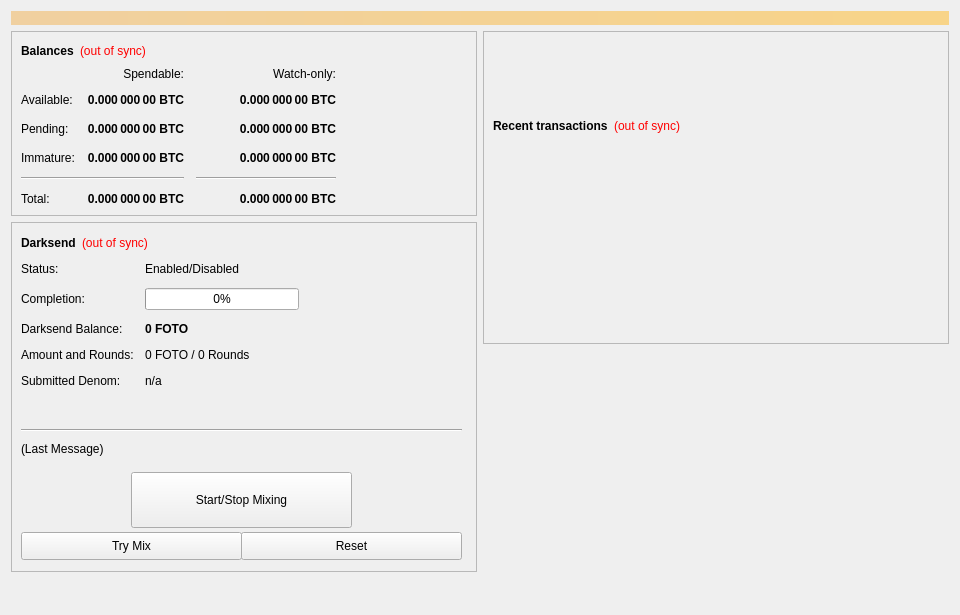
<?xml version="1.0" encoding="UTF-8"?>
<ui version="4.0">
 <class>OverviewPage</class>
 <widget class="QWidget" name="OverviewPage">
  <property name="geometry">
   <rect>
    <x>0</x>
    <y>0</y>
    <width>960</width>
    <height>615</height>
   </rect>
  </property>
  <property name="minimumSize">
   <size>
    <width>960</width>
    <height>0</height>
   </size>
  </property>
  <property name="windowTitle">
   <string>Form</string>
  </property>
  <layout class="QVBoxLayout" name="topLayout">
   <item>
    <widget class="QLabel" name="labelAlerts">
     <property name="visible">
      <bool>false</bool>
     </property>
     <property name="styleSheet">
      <string notr="true">background-color: qlineargradient(x1: 0, y1: 0, x2: 1, y2: 0, stop:0 #F0D0A0, stop:1 #F8D488); color:#000000;</string>
     </property>
     <property name="wordWrap">
      <bool>true</bool>
     </property>
     <property name="margin">
      <number>3</number>
     </property>
    </widget>
   </item>
   <item>
    <layout class="QHBoxLayout" name="horizontalLayout" stretch="1,1">
     <item>
      <layout class="QVBoxLayout" name="verticalLayout_2">
       <item>
        <widget class="QFrame" name="frame">
         <property name="frameShape">
          <enum>QFrame::StyledPanel</enum>
         </property>
         <property name="frameShadow">
          <enum>QFrame::Raised</enum>
         </property>
         <layout class="QVBoxLayout" name="verticalLayout_4">
          <item>
           <layout class="QHBoxLayout" name="horizontalLayout_4">
            <item>
             <widget class="QLabel" name="label_5">
              <property name="font">
               <font>
                <weight>75</weight>
                <bold>true</bold>
               </font>
              </property>
              <property name="text">
               <string>Balances</string>
              </property>
             </widget>
            </item>
            <item>
             <widget class="QLabel" name="labelWalletStatus">
              <property name="cursor">
               <cursorShape>WhatsThisCursor</cursorShape>
              </property>
              <property name="toolTip">
               <string>The displayed information may be out of date. Your wallet automatically synchronizes with the FotoCoin network after a connection is established, but this process has not completed yet.</string>
              </property>
              <property name="styleSheet">
               <string notr="true">QLabel { color: red; }</string>
              </property>
              <property name="text">
               <string notr="true">(out of sync)</string>
              </property>
              <property name="alignment">
               <set>Qt::AlignLeading|Qt::AlignLeft|Qt::AlignVCenter</set>
              </property>
             </widget>
            </item>
            <item>
             <spacer name="horizontalSpacer_3">
              <property name="orientation">
               <enum>Qt::Horizontal</enum>
              </property>
              <property name="sizeHint" stdset="0">
               <size>
                <width>40</width>
                <height>20</height>
               </size>
              </property>
             </spacer>
            </item>
           </layout>
          </item>
          <item>
           <layout class="QGridLayout" name="gridLayout">
            <property name="spacing">
             <number>12</number>
            </property>
            <item row="2" column="2">
             <widget class="QLabel" name="labelWatchPending">
              <property name="font">
               <font>
                <weight>75</weight>
                <bold>true</bold>
               </font>
              </property>
              <property name="cursor">
               <cursorShape>IBeamCursor</cursorShape>
              </property>
              <property name="toolTip">
               <string>Unconfirmed transactions to watch-only addresses</string>
              </property>
              <property name="text">
               <string notr="true">0.000 000 00 BTC</string>
              </property>
              <property name="alignment">
               <set>Qt::AlignRight|Qt::AlignTrailing|Qt::AlignVCenter</set>
              </property>
              <property name="textInteractionFlags">
               <set>Qt::LinksAccessibleByMouse|Qt::TextSelectableByKeyboard|Qt::TextSelectableByMouse</set>
              </property>
             </widget>
            </item>
            <item row="2" column="1">
             <widget class="QLabel" name="labelUnconfirmed">
              <property name="font">
               <font>
                <weight>75</weight>
                <bold>true</bold>
               </font>
              </property>
              <property name="cursor">
               <cursorShape>IBeamCursor</cursorShape>
              </property>
              <property name="toolTip">
               <string>Total of transactions that have yet to be confirmed, and do not yet count toward the spendable balance</string>
              </property>
              <property name="text">
               <string notr="true">0.000 000 00 BTC</string>
              </property>
              <property name="alignment">
               <set>Qt::AlignRight|Qt::AlignTrailing|Qt::AlignVCenter</set>
              </property>
              <property name="textInteractionFlags">
               <set>Qt::LinksAccessibleByMouse|Qt::TextSelectableByKeyboard|Qt::TextSelectableByMouse</set>
              </property>
             </widget>
            </item>
            <item row="3" column="2">
             <widget class="QLabel" name="labelWatchImmature">
              <property name="font">
               <font>
                <weight>75</weight>
                <bold>true</bold>
               </font>
              </property>
              <property name="cursor">
               <cursorShape>IBeamCursor</cursorShape>
              </property>
              <property name="toolTip">
               <string>Staked or masternode rewards in watch-only addresses that has not yet matured</string>
              </property>
              <property name="text">
               <string notr="true">0.000 000 00 BTC</string>
              </property>
              <property name="alignment">
               <set>Qt::AlignRight|Qt::AlignTrailing|Qt::AlignVCenter</set>
              </property>
              <property name="textInteractionFlags">
               <set>Qt::LinksAccessibleByMouse|Qt::TextSelectableByKeyboard|Qt::TextSelectableByMouse</set>
              </property>
             </widget>
            </item>
            <item row="4" column="0" colspan="2">
             <widget class="Line" name="lineSpendableBalance">
              <property name="orientation">
               <enum>Qt::Horizontal</enum>
              </property>
             </widget>
            </item>
            <item row="4" column="2">
             <widget class="Line" name="lineWatchBalance">
              <property name="sizePolicy">
               <sizepolicy hsizetype="Preferred" vsizetype="Fixed">
                <horstretch>0</horstretch>
                <verstretch>0</verstretch>
               </sizepolicy>
              </property>
              <property name="minimumSize">
               <size>
                <width>140</width>
                <height>0</height>
               </size>
              </property>
              <property name="orientation">
               <enum>Qt::Horizontal</enum>
              </property>
             </widget>
            </item>
            <item row="5" column="0">
             <widget class="QLabel" name="labelTotalText">
              <property name="text">
               <string>Total:</string>
              </property>
             </widget>
            </item>
            <item row="3" column="1">
             <widget class="QLabel" name="labelImmature">
              <property name="font">
               <font>
                <weight>75</weight>
                <bold>true</bold>
               </font>
              </property>
              <property name="cursor">
               <cursorShape>IBeamCursor</cursorShape>
              </property>
              <property name="toolTip">
               <string>Staked or masternode rewards that has not yet matured</string>
              </property>
              <property name="text">
               <string notr="true">0.000 000 00 BTC</string>
              </property>
              <property name="alignment">
               <set>Qt::AlignRight|Qt::AlignTrailing|Qt::AlignVCenter</set>
              </property>
              <property name="textInteractionFlags">
               <set>Qt::LinksAccessibleByMouse|Qt::TextSelectableByKeyboard|Qt::TextSelectableByMouse</set>
              </property>
             </widget>
            </item>
            <item row="2" column="3">
             <spacer name="horizontalSpacer_2">
              <property name="orientation">
               <enum>Qt::Horizontal</enum>
              </property>
              <property name="sizeHint" stdset="0">
               <size>
                <width>40</width>
                <height>20</height>
               </size>
              </property>
             </spacer>
            </item>
            <item row="3" column="0">
             <widget class="QLabel" name="labelImmatureText">
              <property name="text">
               <string>Immature:</string>
              </property>
             </widget>
            </item>
            <item row="5" column="1">
             <widget class="QLabel" name="labelTotal">
              <property name="font">
               <font>
                <weight>75</weight>
                <bold>true</bold>
               </font>
              </property>
              <property name="cursor">
               <cursorShape>IBeamCursor</cursorShape>
              </property>
              <property name="toolTip">
               <string>Your current total balance</string>
              </property>
              <property name="text">
               <string notr="true">0.000 000 00 BTC</string>
              </property>
              <property name="alignment">
               <set>Qt::AlignRight|Qt::AlignTrailing|Qt::AlignVCenter</set>
              </property>
              <property name="textInteractionFlags">
               <set>Qt::LinksAccessibleByMouse|Qt::TextSelectableByKeyboard|Qt::TextSelectableByMouse</set>
              </property>
             </widget>
            </item>
            <item row="5" column="2">
             <widget class="QLabel" name="labelWatchTotal">
              <property name="font">
               <font>
                <weight>75</weight>
                <bold>true</bold>
               </font>
              </property>
              <property name="cursor">
               <cursorShape>IBeamCursor</cursorShape>
              </property>
              <property name="toolTip">
               <string>Current total balance in watch-only addresses</string>
              </property>
              <property name="text">
               <string notr="true">0.000 000 00 BTC</string>
              </property>
              <property name="alignment">
               <set>Qt::AlignRight|Qt::AlignTrailing|Qt::AlignVCenter</set>
              </property>
              <property name="textInteractionFlags">
               <set>Qt::LinksAccessibleByMouse|Qt::TextSelectableByKeyboard|Qt::TextSelectableByMouse</set>
              </property>
             </widget>
            </item>
            <item row="0" column="2">
             <widget class="QLabel" name="labelWatchonly">
              <property name="text">
               <string>Watch-only:</string>
              </property>
              <property name="alignment">
               <set>Qt::AlignRight|Qt::AlignTrailing|Qt::AlignVCenter</set>
              </property>
             </widget>
            </item>
            <item row="1" column="0">
             <widget class="QLabel" name="labelBalanceText">
              <property name="text">
               <string>Available:</string>
              </property>
             </widget>
            </item>
            <item row="1" column="1">
             <widget class="QLabel" name="labelBalance">
              <property name="font">
               <font>
                <weight>75</weight>
                <bold>true</bold>
               </font>
              </property>
              <property name="cursor">
               <cursorShape>IBeamCursor</cursorShape>
              </property>
              <property name="toolTip">
               <string>Your current spendable balance</string>
              </property>
              <property name="text">
               <string notr="true">0.000 000 00 BTC</string>
              </property>
              <property name="alignment">
               <set>Qt::AlignRight|Qt::AlignTrailing|Qt::AlignVCenter</set>
              </property>
              <property name="textInteractionFlags">
               <set>Qt::LinksAccessibleByMouse|Qt::TextSelectableByKeyboard|Qt::TextSelectableByMouse</set>
              </property>
             </widget>
            </item>
            <item row="1" column="2">
             <widget class="QLabel" name="labelWatchAvailable">
              <property name="font">
               <font>
                <weight>75</weight>
                <bold>true</bold>
               </font>
              </property>
              <property name="cursor">
               <cursorShape>IBeamCursor</cursorShape>
              </property>
              <property name="toolTip">
               <string>Your current balance in watch-only addresses</string>
              </property>
              <property name="text">
               <string notr="true">0.000 000 00 BTC</string>
              </property>
              <property name="alignment">
               <set>Qt::AlignRight|Qt::AlignTrailing|Qt::AlignVCenter</set>
              </property>
              <property name="textInteractionFlags">
               <set>Qt::LinksAccessibleByMouse|Qt::TextSelectableByKeyboard|Qt::TextSelectableByMouse</set>
              </property>
             </widget>
            </item>
            <item row="2" column="0">
             <widget class="QLabel" name="labelPendingText">
              <property name="text">
               <string>Pending:</string>
              </property>
             </widget>
            </item>
            <item row="0" column="1">
             <widget class="QLabel" name="labelSpendable">
              <property name="text">
               <string>Spendable:</string>
              </property>
              <property name="alignment">
               <set>Qt::AlignRight|Qt::AlignTrailing|Qt::AlignVCenter</set>
              </property>
             </widget>
            </item>
           </layout>
          </item>
         </layout>
        </widget>
       </item>
       <item>
        <widget class="QFrame" name="frameDarksend">
         <property name="minimumSize">
          <size>
           <width>0</width>
           <height>350</height>
          </size>
         </property>
         <property name="layoutDirection">
          <enum>Qt::LeftToRight</enum>
         </property>
         <property name="frameShape">
          <enum>QFrame::StyledPanel</enum>
         </property>
         <property name="frameShadow">
          <enum>QFrame::Raised</enum>
         </property>
         <widget class="QWidget" name="formLayoutWidget">
          <property name="geometry">
           <rect>
            <x>10</x>
            <y>40</y>
            <width>451</width>
            <height>161</height>
           </rect>
          </property>
          <layout class="QFormLayout" name="formLayout">
           <property name="fieldGrowthPolicy">
            <enum>QFormLayout::AllNonFixedFieldsGrow</enum>
           </property>
           <property name="horizontalSpacing">
            <number>11</number>
           </property>
           <property name="verticalSpacing">
            <number>12</number>
           </property>
           <item row="0" column="0">
            <widget class="QLabel" name="label_6">
             <property name="text">
              <string>Status:</string>
             </property>
            </widget>
           </item>
           <item row="1" column="0">
            <widget class="QLabel" name="label_7">
             <property name="text">
              <string>Completion:</string>
             </property>
            </widget>
           </item>
           <item row="1" column="1">
            <widget class="QProgressBar" name="DarksendProgress">
             <property name="maximumSize">
              <size>
               <width>154</width>
               <height>16777215</height>
              </size>
             </property>
             <property name="value">
              <number>0</number>
             </property>
            </widget>
           </item>
           <item row="2" column="0">
            <widget class="QLabel" name="labelAnonymizedText">
             <property name="text">
              <string>Darksend Balance:</string>
             </property>
            </widget>
           </item>
           <item row="2" column="1">
            <widget class="QLabel" name="labelAnonymized">
             <property name="font">
              <font>
               <weight>75</weight>
               <bold>true</bold>
              </font>
             </property>
             <property name="text">
              <string notr="true">0 FOTO</string>
             </property>
            </widget>
           </item>
           <item row="3" column="0">
            <widget class="QLabel" name="label_8">
             <property name="text">
              <string>Amount and Rounds:</string>
             </property>
            </widget>
           </item>
           <item row="3" column="1">
            <widget class="QLabel" name="labelAmountRounds">
             <property name="text">
              <string>0 FOTO / 0 Rounds</string>
             </property>
            </widget>
           </item>
           <item row="4" column="0">
            <widget class="QLabel" name="label_9">
             <property name="text">
              <string>Submitted Denom:</string>
             </property>
            </widget>
           </item>
           <item row="4" column="1">
            <widget class="QLabel" name="labelSubmittedDenom">
             <property name="toolTip">
              <string>The denominations you submitted to the Masternode.&lt;br&gt;To mix, other users must submit the exact same denominations.</string>
             </property>
             <property name="text">
              <string>n/a</string>
             </property>
            </widget>
           </item>
           <item row="0" column="1">
            <widget class="QLabel" name="DarksendEnabled">
             <property name="text">
              <string>Enabled/Disabled</string>
             </property>
            </widget>
           </item>
          </layout>
         </widget>
         <widget class="QPushButton" name="runAutoDenom">
          <property name="geometry">
           <rect>
            <x>251</x>
            <y>17</y>
            <width>1</width>
            <height>1</height>
           </rect>
          </property>
          <property name="palette">
           <palette>
            <active>
             <colorrole role="WindowText">
              <brush brushstyle="SolidPattern">
               <color alpha="255">
                <red>0</red>
                <green>0</green>
                <blue>0</blue>
               </color>
              </brush>
             </colorrole>
             <colorrole role="Button">
              <brush brushstyle="SolidPattern">
               <color alpha="255">
                <red>239</red>
                <green>238</green>
                <blue>238</blue>
               </color>
              </brush>
             </colorrole>
             <colorrole role="Light">
              <brush brushstyle="SolidPattern">
               <color alpha="255">
                <red>255</red>
                <green>255</green>
                <blue>255</blue>
               </color>
              </brush>
             </colorrole>
             <colorrole role="Midlight">
              <brush brushstyle="SolidPattern">
               <color alpha="255">
                <red>247</red>
                <green>246</green>
                <blue>246</blue>
               </color>
              </brush>
             </colorrole>
             <colorrole role="Dark">
              <brush brushstyle="SolidPattern">
               <color alpha="255">
                <red>119</red>
                <green>119</green>
                <blue>119</blue>
               </color>
              </brush>
             </colorrole>
             <colorrole role="Mid">
              <brush brushstyle="SolidPattern">
               <color alpha="255">
                <red>159</red>
                <green>159</green>
                <blue>159</blue>
               </color>
              </brush>
             </colorrole>
             <colorrole role="Text">
              <brush brushstyle="SolidPattern">
               <color alpha="255">
                <red>0</red>
                <green>0</green>
                <blue>0</blue>
               </color>
              </brush>
             </colorrole>
             <colorrole role="BrightText">
              <brush brushstyle="SolidPattern">
               <color alpha="255">
                <red>255</red>
                <green>255</green>
                <blue>255</blue>
               </color>
              </brush>
             </colorrole>
             <colorrole role="ButtonText">
              <brush brushstyle="SolidPattern">
               <color alpha="255">
                <red>0</red>
                <green>0</green>
                <blue>0</blue>
               </color>
              </brush>
             </colorrole>
             <colorrole role="Base">
              <brush brushstyle="SolidPattern">
               <color alpha="255">
                <red>255</red>
                <green>255</green>
                <blue>255</blue>
               </color>
              </brush>
             </colorrole>
             <colorrole role="Window">
              <brush brushstyle="SolidPattern">
               <color alpha="255">
                <red>239</red>
                <green>238</green>
                <blue>238</blue>
               </color>
              </brush>
             </colorrole>
             <colorrole role="Shadow">
              <brush brushstyle="SolidPattern">
               <color alpha="255">
                <red>0</red>
                <green>0</green>
                <blue>0</blue>
               </color>
              </brush>
             </colorrole>
             <colorrole role="AlternateBase">
              <brush brushstyle="SolidPattern">
               <color alpha="255">
                <red>247</red>
                <green>246</green>
                <blue>246</blue>
               </color>
              </brush>
             </colorrole>
             <colorrole role="ToolTipBase">
              <brush brushstyle="SolidPattern">
               <color alpha="255">
                <red>255</red>
                <green>255</green>
                <blue>220</blue>
               </color>
              </brush>
             </colorrole>
             <colorrole role="ToolTipText">
              <brush brushstyle="SolidPattern">
               <color alpha="255">
                <red>0</red>
                <green>0</green>
                <blue>0</blue>
               </color>
              </brush>
             </colorrole>
            </active>
            <inactive>
             <colorrole role="WindowText">
              <brush brushstyle="SolidPattern">
               <color alpha="255">
                <red>0</red>
                <green>0</green>
                <blue>0</blue>
               </color>
              </brush>
             </colorrole>
             <colorrole role="Button">
              <brush brushstyle="SolidPattern">
               <color alpha="255">
                <red>239</red>
                <green>238</green>
                <blue>238</blue>
               </color>
              </brush>
             </colorrole>
             <colorrole role="Light">
              <brush brushstyle="SolidPattern">
               <color alpha="255">
                <red>255</red>
                <green>255</green>
                <blue>255</blue>
               </color>
              </brush>
             </colorrole>
             <colorrole role="Midlight">
              <brush brushstyle="SolidPattern">
               <color alpha="255">
                <red>247</red>
                <green>246</green>
                <blue>246</blue>
               </color>
              </brush>
             </colorrole>
             <colorrole role="Dark">
              <brush brushstyle="SolidPattern">
               <color alpha="255">
                <red>119</red>
                <green>119</green>
                <blue>119</blue>
               </color>
              </brush>
             </colorrole>
             <colorrole role="Mid">
              <brush brushstyle="SolidPattern">
               <color alpha="255">
                <red>159</red>
                <green>159</green>
                <blue>159</blue>
               </color>
              </brush>
             </colorrole>
             <colorrole role="Text">
              <brush brushstyle="SolidPattern">
               <color alpha="255">
                <red>0</red>
                <green>0</green>
                <blue>0</blue>
               </color>
              </brush>
             </colorrole>
             <colorrole role="BrightText">
              <brush brushstyle="SolidPattern">
               <color alpha="255">
                <red>255</red>
                <green>255</green>
                <blue>255</blue>
               </color>
              </brush>
             </colorrole>
             <colorrole role="ButtonText">
              <brush brushstyle="SolidPattern">
               <color alpha="255">
                <red>0</red>
                <green>0</green>
                <blue>0</blue>
               </color>
              </brush>
             </colorrole>
             <colorrole role="Base">
              <brush brushstyle="SolidPattern">
               <color alpha="255">
                <red>255</red>
                <green>255</green>
                <blue>255</blue>
               </color>
              </brush>
             </colorrole>
             <colorrole role="Window">
              <brush brushstyle="SolidPattern">
               <color alpha="255">
                <red>239</red>
                <green>238</green>
                <blue>238</blue>
               </color>
              </brush>
             </colorrole>
             <colorrole role="Shadow">
              <brush brushstyle="SolidPattern">
               <color alpha="255">
                <red>0</red>
                <green>0</green>
                <blue>0</blue>
               </color>
              </brush>
             </colorrole>
             <colorrole role="AlternateBase">
              <brush brushstyle="SolidPattern">
               <color alpha="255">
                <red>247</red>
                <green>246</green>
                <blue>246</blue>
               </color>
              </brush>
             </colorrole>
             <colorrole role="ToolTipBase">
              <brush brushstyle="SolidPattern">
               <color alpha="255">
                <red>255</red>
                <green>255</green>
                <blue>220</blue>
               </color>
              </brush>
             </colorrole>
             <colorrole role="ToolTipText">
              <brush brushstyle="SolidPattern">
               <color alpha="255">
                <red>0</red>
                <green>0</green>
                <blue>0</blue>
               </color>
              </brush>
             </colorrole>
            </inactive>
            <disabled>
             <colorrole role="WindowText">
              <brush brushstyle="SolidPattern">
               <color alpha="255">
                <red>119</red>
                <green>119</green>
                <blue>119</blue>
               </color>
              </brush>
             </colorrole>
             <colorrole role="Button">
              <brush brushstyle="SolidPattern">
               <color alpha="255">
                <red>239</red>
                <green>238</green>
                <blue>238</blue>
               </color>
              </brush>
             </colorrole>
             <colorrole role="Light">
              <brush brushstyle="SolidPattern">
               <color alpha="255">
                <red>255</red>
                <green>255</green>
                <blue>255</blue>
               </color>
              </brush>
             </colorrole>
             <colorrole role="Midlight">
              <brush brushstyle="SolidPattern">
               <color alpha="255">
                <red>247</red>
                <green>246</green>
                <blue>246</blue>
               </color>
              </brush>
             </colorrole>
             <colorrole role="Dark">
              <brush brushstyle="SolidPattern">
               <color alpha="255">
                <red>119</red>
                <green>119</green>
                <blue>119</blue>
               </color>
              </brush>
             </colorrole>
             <colorrole role="Mid">
              <brush brushstyle="SolidPattern">
               <color alpha="255">
                <red>159</red>
                <green>159</green>
                <blue>159</blue>
               </color>
              </brush>
             </colorrole>
             <colorrole role="Text">
              <brush brushstyle="SolidPattern">
               <color alpha="255">
                <red>119</red>
                <green>119</green>
                <blue>119</blue>
               </color>
              </brush>
             </colorrole>
             <colorrole role="BrightText">
              <brush brushstyle="SolidPattern">
               <color alpha="255">
                <red>255</red>
                <green>255</green>
                <blue>255</blue>
               </color>
              </brush>
             </colorrole>
             <colorrole role="ButtonText">
              <brush brushstyle="SolidPattern">
               <color alpha="255">
                <red>119</red>
                <green>119</green>
                <blue>119</blue>
               </color>
              </brush>
             </colorrole>
             <colorrole role="Base">
              <brush brushstyle="SolidPattern">
               <color alpha="255">
                <red>239</red>
                <green>238</green>
                <blue>238</blue>
               </color>
              </brush>
             </colorrole>
             <colorrole role="Window">
              <brush brushstyle="SolidPattern">
               <color alpha="255">
                <red>239</red>
                <green>238</green>
                <blue>238</blue>
               </color>
              </brush>
             </colorrole>
             <colorrole role="Shadow">
              <brush brushstyle="SolidPattern">
               <color alpha="255">
                <red>0</red>
                <green>0</green>
                <blue>0</blue>
               </color>
              </brush>
             </colorrole>
             <colorrole role="AlternateBase">
              <brush brushstyle="SolidPattern">
               <color alpha="255">
                <red>239</red>
                <green>238</green>
                <blue>238</blue>
               </color>
              </brush>
             </colorrole>
             <colorrole role="ToolTipBase">
              <brush brushstyle="SolidPattern">
               <color alpha="255">
                <red>255</red>
                <green>255</green>
                <blue>220</blue>
               </color>
              </brush>
             </colorrole>
             <colorrole role="ToolTipText">
              <brush brushstyle="SolidPattern">
               <color alpha="255">
                <red>0</red>
                <green>0</green>
                <blue>0</blue>
               </color>
              </brush>
             </colorrole>
            </disabled>
           </palette>
          </property>
          <property name="focusPolicy">
           <enum>Qt::NoFocus</enum>
          </property>
          <property name="autoFillBackground">
           <bool>true</bool>
          </property>
          <property name="text">
           <string/>
          </property>
          <property name="flat">
           <bool>true</bool>
          </property>
         </widget>
         <widget class="QPushButton" name="toggleDarksend">
          <property name="geometry">
           <rect>
            <x>120</x>
            <y>250</y>
            <width>221</width>
            <height>56</height>
           </rect>
          </property>
          <property name="sizePolicy">
           <sizepolicy hsizetype="MinimumExpanding" vsizetype="Fixed">
            <horstretch>0</horstretch>
            <verstretch>0</verstretch>
           </sizepolicy>
          </property>
          <property name="text">
           <string>Start/Stop Mixing</string>
          </property>
         </widget>
         <widget class="Line" name="lineLastMessage">
          <property name="geometry">
           <rect>
            <x>10</x>
            <y>200</y>
            <width>441</width>
            <height>16</height>
           </rect>
          </property>
          <property name="orientation">
           <enum>Qt::Horizontal</enum>
          </property>
         </widget>
         <widget class="QLabel" name="DarksendStatus">
          <property name="geometry">
           <rect>
            <x>10</x>
            <y>220</y>
            <width>451</width>
            <height>61</height>
           </rect>
          </property>
          <property name="minimumSize">
           <size>
            <width>288</width>
            <height>43</height>
           </size>
          </property>
          <property name="text">
           <string>(Last Message)</string>
          </property>
          <property name="alignment">
           <set>Qt::AlignLeading|Qt::AlignLeft|Qt::AlignTop</set>
          </property>
          <property name="wordWrap">
           <bool>true</bool>
          </property>
         </widget>
         <widget class="QPushButton" name="DarksendAuto">
          <property name="geometry">
           <rect>
            <x>10</x>
            <y>310</y>
            <width>221</width>
            <height>28</height>
           </rect>
          </property>
          <property name="sizePolicy">
           <sizepolicy hsizetype="MinimumExpanding" vsizetype="Fixed">
            <horstretch>0</horstretch>
            <verstretch>0</verstretch>
           </sizepolicy>
          </property>
          <property name="toolTip">
           <string>Try to manually submit a Darksend request.</string>
          </property>
          <property name="text">
           <string>Try Mix</string>
          </property>
         </widget>
         <widget class="QPushButton" name="DarksendReset">
          <property name="geometry">
           <rect>
            <x>230</x>
            <y>310</y>
            <width>221</width>
            <height>28</height>
           </rect>
          </property>
          <property name="sizePolicy">
           <sizepolicy hsizetype="MinimumExpanding" vsizetype="Fixed">
            <horstretch>0</horstretch>
            <verstretch>0</verstretch>
           </sizepolicy>
          </property>
          <property name="toolTip">
           <string>Reset the current status of Darksend (can interrupt Darksend if it's in the process of Mixing, which can cost you money!)</string>
          </property>
          <property name="autoFillBackground">
           <bool>false</bool>
          </property>
          <property name="text">
           <string>Reset</string>
          </property>
         </widget>
         <widget class="QWidget" name="layoutWidget">
          <property name="geometry">
           <rect>
            <x>10</x>
            <y>10</y>
            <width>431</width>
            <height>22</height>
           </rect>
          </property>
          <layout class="QHBoxLayout" name="horizontalLayout_5">
           <item>
            <widget class="QLabel" name="label_2">
             <property name="font">
              <font>
               <weight>75</weight>
               <bold>true</bold>
              </font>
             </property>
             <property name="text">
              <string>Darksend</string>
             </property>
            </widget>
           </item>
           <item>
            <widget class="QLabel" name="labelDarksendSyncStatus">
             <property name="toolTip">
              <string>The displayed information may be out of date. Your wallet automatically synchronizes with the FotoCoin network after a connection is established, but this process has not completed yet.</string>
             </property>
             <property name="styleSheet">
              <string notr="true">QLabel { color: red; }</string>
             </property>
             <property name="text">
              <string notr="true">(out of sync)</string>
             </property>
             <property name="alignment">
              <set>Qt::AlignLeading|Qt::AlignLeft|Qt::AlignVCenter</set>
             </property>
            </widget>
           </item>
           <item>
            <spacer name="horizontalSpacer_4">
             <property name="orientation">
              <enum>Qt::Horizontal</enum>
             </property>
             <property name="sizeHint" stdset="0">
              <size>
               <width>40</width>
               <height>20</height>
              </size>
             </property>
            </spacer>
           </item>
          </layout>
         </widget>
        </widget>
       </item>
       <item>
        <spacer name="verticalSpacer">
         <property name="orientation">
          <enum>Qt::Vertical</enum>
         </property>
         <property name="sizeHint" stdset="0">
          <size>
           <width>20</width>
           <height>40</height>
          </size>
         </property>
        </spacer>
       </item>
      </layout>
     </item>
     <item>
      <layout class="QVBoxLayout" name="verticalLayout_3">
       <item>
        <widget class="QFrame" name="frame_2">
         <property name="frameShape">
          <enum>QFrame::StyledPanel</enum>
         </property>
         <property name="frameShadow">
          <enum>QFrame::Raised</enum>
         </property>
         <layout class="QVBoxLayout" name="verticalLayout">
          <item>
           <spacer name="verticalSpacer_3">
            <property name="orientation">
             <enum>Qt::Vertical</enum>
            </property>
            <property name="sizeType">
             <enum>QSizePolicy::Fixed</enum>
            </property>
            <property name="sizeHint" stdset="0">
             <size>
              <width>20</width>
              <height>75</height>
             </size>
            </property>
           </spacer>
          </item>
          <item>
           <layout class="QHBoxLayout" name="horizontalLayout_2">
            <item>
             <widget class="QLabel" name="label_4">
              <property name="font">
               <font>
                <weight>75</weight>
                <bold>true</bold>
               </font>
              </property>
              <property name="text">
               <string>Recent transactions</string>
              </property>
             </widget>
            </item>
            <item>
             <widget class="QLabel" name="labelTransactionsStatus">
              <property name="cursor">
               <cursorShape>WhatsThisCursor</cursorShape>
              </property>
              <property name="toolTip">
               <string>The displayed information may be out of date. Your wallet automatically synchronizes with the FotoCoin network after a connection is established, but this process has not completed yet.</string>
              </property>
              <property name="styleSheet">
               <string notr="true">QLabel { color: red; }</string>
              </property>
              <property name="text">
               <string notr="true">(out of sync)</string>
              </property>
              <property name="alignment">
               <set>Qt::AlignRight|Qt::AlignTrailing|Qt::AlignVCenter</set>
              </property>
             </widget>
            </item>
            <item>
             <spacer name="horizontalSpacer">
              <property name="orientation">
               <enum>Qt::Horizontal</enum>
              </property>
              <property name="sizeHint" stdset="0">
               <size>
                <width>40</width>
                <height>20</height>
               </size>
              </property>
             </spacer>
            </item>
           </layout>
          </item>
          <item>
           <widget class="QListView" name="listTransactions">
            <property name="styleSheet">
             <string notr="true">QListView { background: transparent; }</string>
            </property>
            <property name="frameShape">
             <enum>QFrame::NoFrame</enum>
            </property>
            <property name="verticalScrollBarPolicy">
             <enum>Qt::ScrollBarAlwaysOff</enum>
            </property>
            <property name="horizontalScrollBarPolicy">
             <enum>Qt::ScrollBarAlwaysOff</enum>
            </property>
            <property name="selectionMode">
             <enum>QAbstractItemView::NoSelection</enum>
            </property>
           </widget>
          </item>
         </layout>
        </widget>
       </item>
       <item>
        <spacer name="verticalSpacer_2">
         <property name="orientation">
          <enum>Qt::Vertical</enum>
         </property>
         <property name="sizeType">
          <enum>QSizePolicy::Expanding</enum>
         </property>
         <property name="sizeHint" stdset="0">
          <size>
           <width>20</width>
           <height>40</height>
          </size>
         </property>
        </spacer>
       </item>
      </layout>
     </item>
    </layout>
   </item>
  </layout>
 </widget>
 <resources/>
 <connections/>
</ui>
